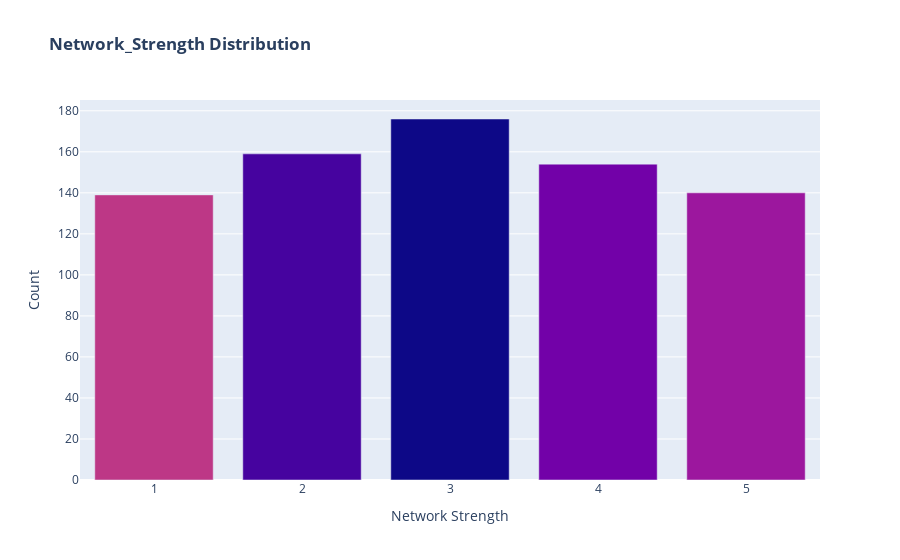

The notebook cell this image was saved under:
### Code cell
fig = go.Figure(data=[go.Bar(x=data['Network_Strength'].value_counts().index,
                             y=data['Network_Strength'].value_counts().values,
                             marker=dict(color=px.colors.sequential.Plasma))])

fig.update_layout(title_text="<b> Network_Strength Distribution</b>",
                  xaxis_title="Network Strength",
                  yaxis_title="Count")

fig.show()

### Figure 1 — Plotly figure (JSON) as saved in the notebook; plotly's stock layout.template omitted (floating-point values rounded to 4 significant figures)
{"data": [{"marker": {"color": ["#0d0887", "#46039f", "#7201a8", "#9c179e", "#bd3786", "#d8576b", "#ed7953", "#fb9f3a", "#fdca26", "#f0f921"]}, "type": "bar", "x": [3, 2, 4, 5, 1], "y": [176, 159, 154, 140, 139]}], "layout": {"title": {"text": "<b> Network_Strength Distribution</b>"}, "xaxis": {"title": {"text": "Network Strength"}}, "yaxis": {"title": {"text": "Count"}}}}
